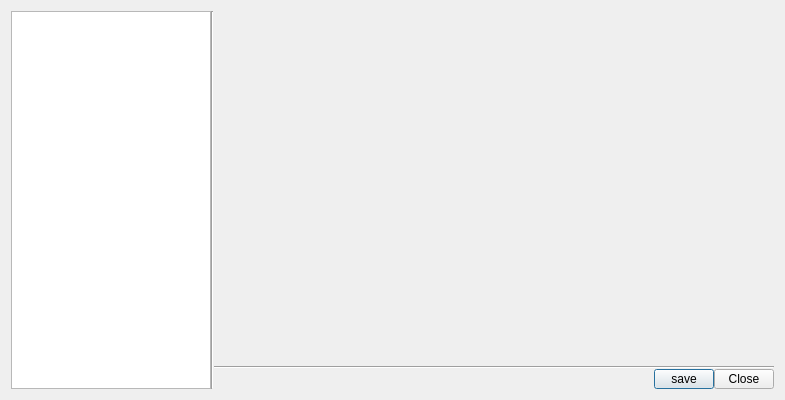
<?xml version="1.0" encoding="UTF-8"?>
<ui version="4.0">
 <class>dial_settings</class>
 <widget class="QDialog" name="dial_settings">
  <property name="geometry">
   <rect>
    <x>0</x>
    <y>0</y>
    <width>785</width>
    <height>400</height>
   </rect>
  </property>
  <property name="windowTitle">
   <string>Settings</string>
  </property>
  <layout class="QGridLayout" name="gridLayout">
   <item row="0" column="0">
    <layout class="QHBoxLayout" name="hl_settings">
     <property name="spacing">
      <number>0</number>
     </property>
     <property name="topMargin">
      <number>0</number>
     </property>
     <item>
      <widget class="QFrame" name="qf_category">
       <property name="minimumSize">
        <size>
         <width>0</width>
         <height>0</height>
        </size>
       </property>
       <property name="maximumSize">
        <size>
         <width>200</width>
         <height>16777215</height>
        </size>
       </property>
       <layout class="QVBoxLayout" name="vl_category">
        <property name="spacing">
         <number>0</number>
        </property>
        <property name="margin">
         <number>0</number>
        </property>
        <item>
         <widget class="QTreeWidget" name="tw_category">
          <property name="maximumSize">
           <size>
            <width>16777215</width>
            <height>16777215</height>
           </size>
          </property>
          <property name="alternatingRowColors">
           <bool>true</bool>
          </property>
          <property name="indentation">
           <number>20</number>
          </property>
          <attribute name="headerVisible">
           <bool>false</bool>
          </attribute>
          <column>
           <property name="text">
            <string notr="true">1</string>
           </property>
          </column>
         </widget>
        </item>
       </layout>
      </widget>
     </item>
     <item>
      <widget class="Line" name="line">
       <property name="orientation">
        <enum>Qt::Vertical</enum>
       </property>
      </widget>
     </item>
     <item>
      <layout class="QVBoxLayout" name="vl_settings">
       <property name="spacing">
        <number>0</number>
       </property>
       <property name="topMargin">
        <number>0</number>
       </property>
       <property name="bottomMargin">
        <number>0</number>
       </property>
       <item>
        <widget class="QFrame" name="qf_settingsWidget">
         <layout class="QVBoxLayout" name="vl_settingsWidget">
          <property name="spacing">
           <number>0</number>
          </property>
          <property name="margin">
           <number>0</number>
          </property>
         </layout>
        </widget>
       </item>
       <item>
        <spacer name="verticalSpacer">
         <property name="orientation">
          <enum>Qt::Vertical</enum>
         </property>
         <property name="sizeHint" stdset="0">
          <size>
           <width>20</width>
           <height>1</height>
          </size>
         </property>
        </spacer>
       </item>
       <item>
        <widget class="Line" name="line_2">
         <property name="orientation">
          <enum>Qt::Horizontal</enum>
         </property>
        </widget>
       </item>
       <item>
        <layout class="QHBoxLayout" name="hl_settingsOptions">
         <property name="spacing">
          <number>0</number>
         </property>
         <property name="topMargin">
          <number>0</number>
         </property>
         <item>
          <spacer name="horizontalSpacer_2">
           <property name="orientation">
            <enum>Qt::Horizontal</enum>
           </property>
           <property name="sizeHint" stdset="0">
            <size>
             <width>40</width>
             <height>20</height>
            </size>
           </property>
          </spacer>
         </item>
         <item>
          <widget class="QPushButton" name="pb_save">
           <property name="maximumSize">
            <size>
             <width>60</width>
             <height>20</height>
            </size>
           </property>
           <property name="text">
            <string>save</string>
           </property>
           <property name="flat">
            <bool>false</bool>
           </property>
          </widget>
         </item>
         <item>
          <widget class="QPushButton" name="pb_close">
           <property name="maximumSize">
            <size>
             <width>60</width>
             <height>20</height>
            </size>
           </property>
           <property name="text">
            <string>Close</string>
           </property>
           <property name="flat">
            <bool>false</bool>
           </property>
          </widget>
         </item>
        </layout>
       </item>
      </layout>
     </item>
    </layout>
   </item>
  </layout>
 </widget>
 <resources/>
 <connections/>
</ui>
